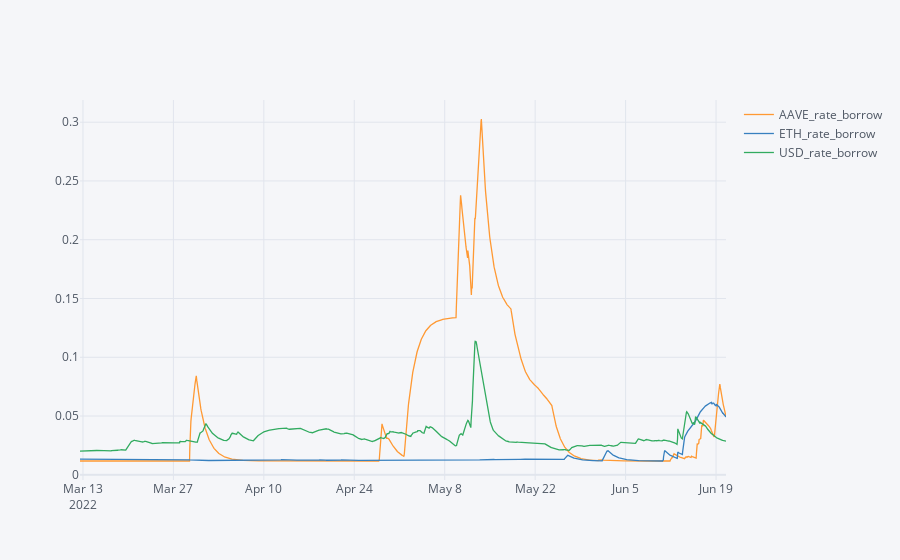

The cell this chart's notebook holds for it:
### Code cell
pd.concat([short_rates.filter(like='borrow')],axis=0).iplot()#))

### Figure 1 — Plotly figure (JSON) as saved in the notebook; plotly's stock layout.template omitted (floating-point values rounded to 4 significant figures; data arrays with more than 128 entries replaced by an {"elided": "..."} marker saying what was removed)
{"data": [{"line": {"color": "rgba(255, 153, 51, 1.0)", "dash": "solid", "shape": "linear", "width": 1.3}, "mode": "lines", "name": "AAVE_rate_borrow", "text": "", "type": "scatter", "x": {"elided": "2401 str values"}, "y": {"elided": "2401 float values"}}, {"line": {"color": "rgba(55, 128, 191, 1.0)", "dash": "solid", "shape": "linear", "width": 1.3}, "mode": "lines", "name": "ETH_rate_borrow", "text": "", "type": "scatter", "x": {"elided": "2401 str values"}, "y": {"elided": "2401 float values"}}, {"line": {"color": "rgba(50, 171, 96, 1.0)", "dash": "solid", "shape": "linear", "width": 1.3}, "mode": "lines", "name": "USD_rate_borrow", "text": "", "type": "scatter", "x": {"elided": "2401 str values"}, "y": {"elided": "2401 float values"}}], "layout": {"legend": {"bgcolor": "#F5F6F9", "font": {"color": "#4D5663"}}, "paper_bgcolor": "#F5F6F9", "plot_bgcolor": "#F5F6F9", "title": {"font": {"color": "#4D5663"}}, "xaxis": {"gridcolor": "#E1E5ED", "showgrid": true, "tickfont": {"color": "#4D5663"}, "title": {"font": {"color": "#4D5663"}, "text": ""}, "zerolinecolor": "#E1E5ED"}, "yaxis": {"gridcolor": "#E1E5ED", "showgrid": true, "tickfont": {"color": "#4D5663"}, "title": {"font": {"color": "#4D5663"}, "text": ""}, "zerolinecolor": "#E1E5ED"}}}
